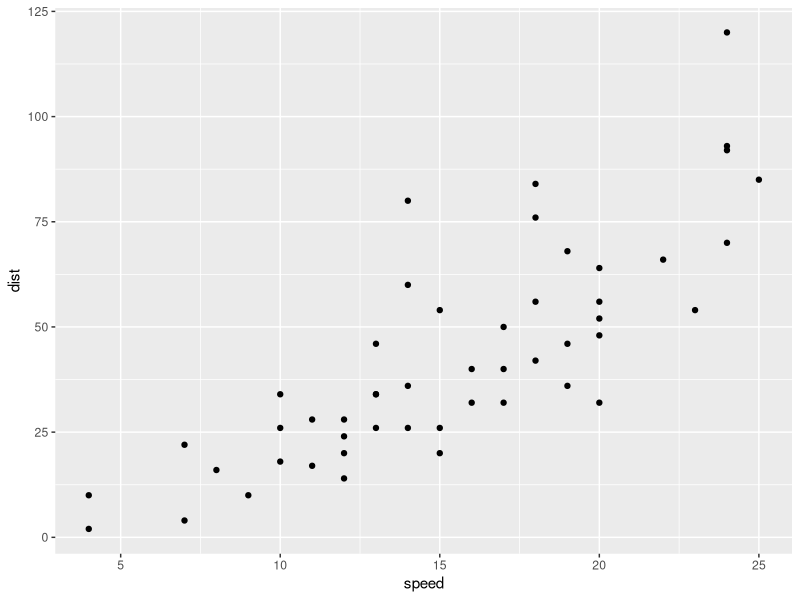
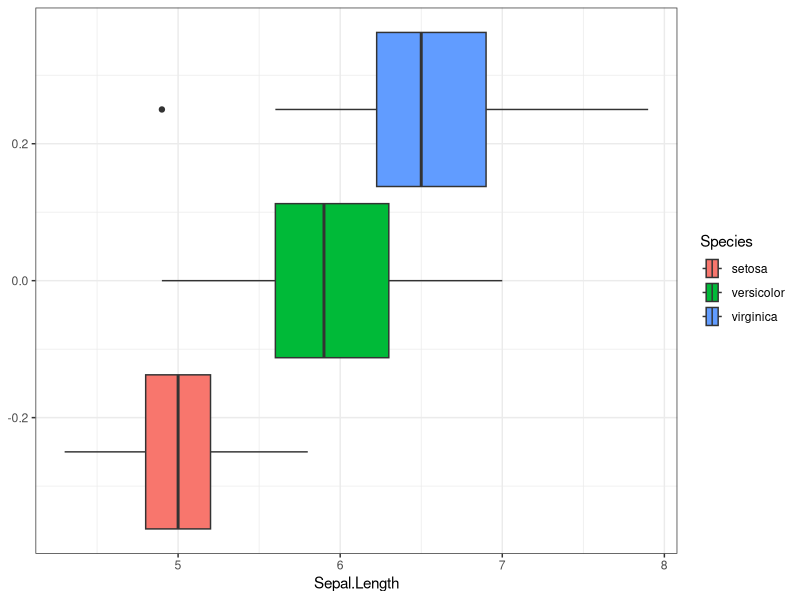
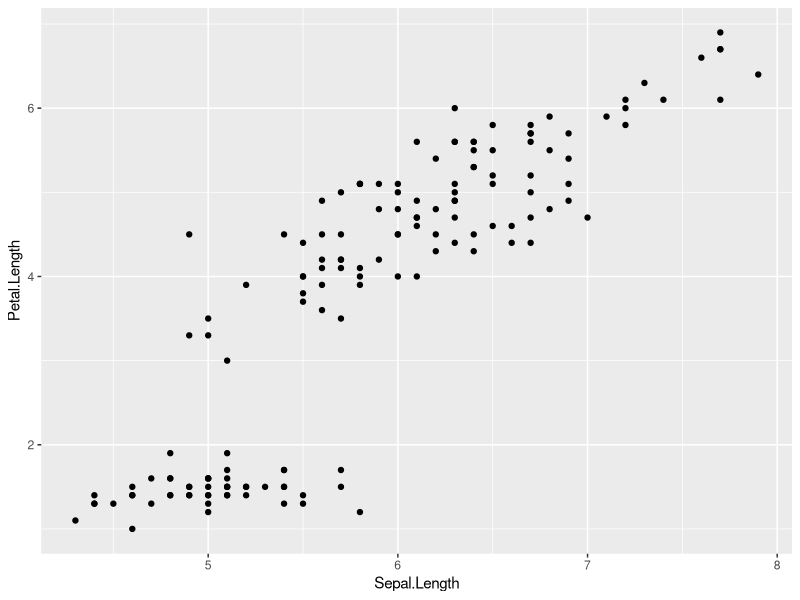
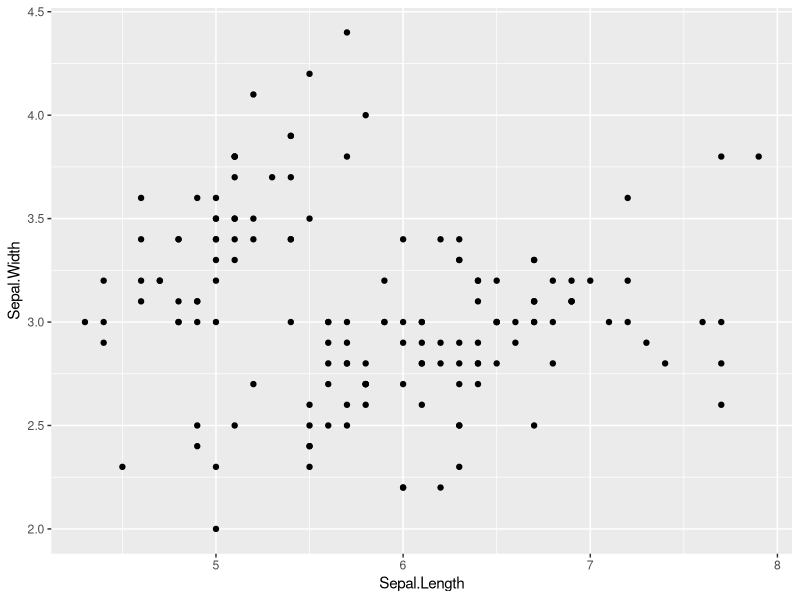

Reproduce these figures in R, in order.
## ---- chunk 1
library(ggplot2)
library(knitr)
## ---- chunk 2
head(cars)
ggplot(cars) + geom_point(aes(speed, dist))  
## ---- chunk 3
head(iris)
ggplot(iris)  + geom_boxplot(aes(Sepal.Length, fill = Species)) +theme_bw()
## ---- chunk 4
knitr::kable((iris[10:20,]), "simple",  caption = "Table with sepal and petal length and width")
## ---- chunk 5
knitr::kable((cars[10:20,]), "simple",  caption = "Table with cars")
## ---- chunk 6
data("iris")
summary(iris)
## ---- chunk 7
library(ggplot2)
ggplot(iris, aes(x = Sepal.Length, y = Petal.Length)) + geom_point()
## ---- chunk 8
ggplot(iris, aes(x = Sepal.Length, y = Sepal.Width)) + geom_point()
## ---- chunk 9
library(knitr)
knitr::kable(head(iris), "simple",  caption = "Table with sepal and petal length and width")
